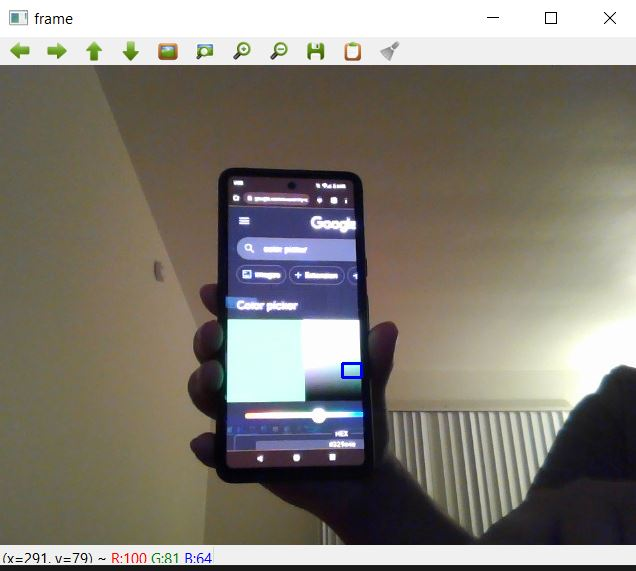
#> input picture color_picker_high_bright.JPG, 636 x 571 px, given in place of the camera
$ python cv_test.py
#> lines starting #> are read from the running program, lines starting #| are printed output that depends on the picture; after the words box and inside, x2 and y2 are one past the last pixel; in counts of white or black regions, pixels touching at a corner belong together
"""
The bulk of this code was taken from the Color Spaces tutorial where the object tracking
was described. From this I also saw some examples of using contours after initially
applying a black/white threshold as seen on lines 28-29. This essentially further contrasts
the mask and applies contours around anything that matches the specified color range.
Lastly, I look for the largest contour by area and apply a bounding box around it to track
the largest object that is within our specified color range.
"""

import cv2 as cv
import numpy as np

cap = cv.VideoCapture(0)
width = cap.get(3)
height = cap.get(4)

while(1):
    # Take each frame
    _, frame = cap.read()
#> frame is the input picture: shape (571, 636, 3); mean B, G, R 116.4, 125.2, 129.9


    # Convert BGR to HSV
    hsv = cv.cvtColor(frame, cv.COLOR_BGR2HSV)
#> hsv: shape (571, 636, 3); mean H, S, V 42.8, 56.9, 134.9
    # define range of blue color in HSV

    lower_hsv = np.array([36, 50, 70])
    upper_hsv= np.array([89, 255, 255])
    # Threshold the HSV image
    mask = cv.inRange(hsv, lower_hsv, upper_hsv)
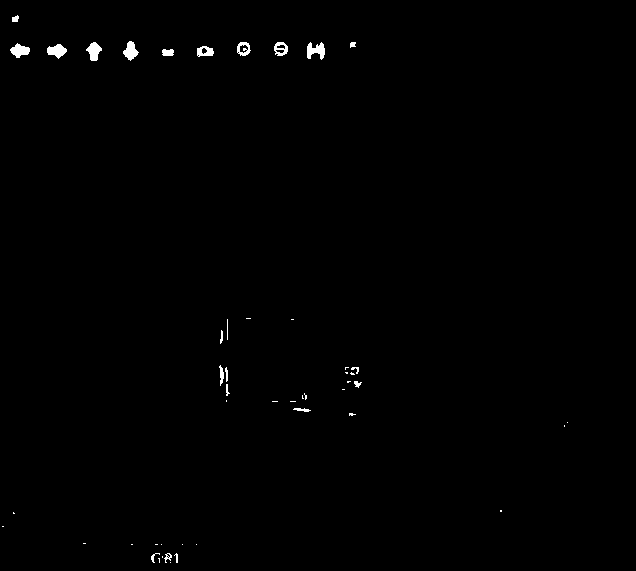
#> mask: shape (571, 636); 0.52% white; 49 white regions (27 under 20 px)

    _,thresh = cv.threshold(mask,127,255,0)
    contours, hierarchy = cv.findContours(thresh, cv.RETR_TREE, cv.CHAIN_APPROX_SIMPLE)
#> contours = 58 contours, 40 with area under 20; largest, box (x1, y1, x2, y2) and area: (307, 42, 325, 60) 162, (47, 44, 67, 59) 160, (86, 42, 102, 61) 159, (123, 41, 139, 61) 157, (10, 43, 30, 58) 156

    if len(contours):
        cont = max(contours, key=cv.contourArea)
#> cont = contour of 35 points, box (x1, y1, x2, y2) (307, 42, 325, 60), area 162
        x,y,w,h = cv.boundingRect(cont)
#> x = 307; y = 42; w = 18; h = 18
        cv.rectangle(frame,(x,y),(x+w,y+h),(255,0,0),2)
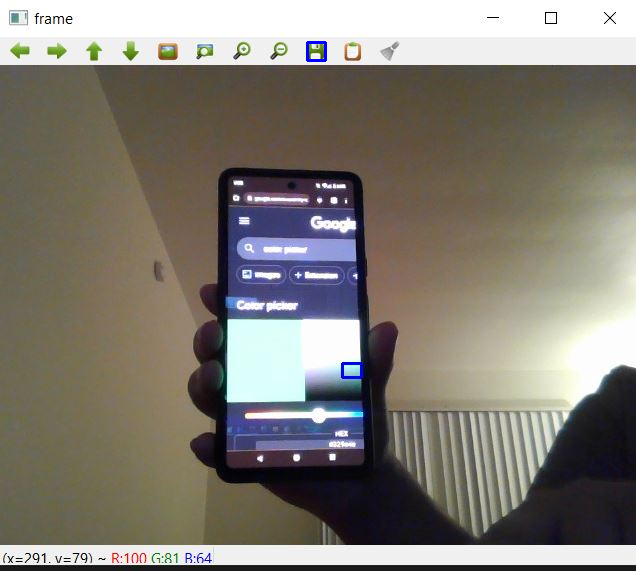
#> frame: shape (571, 636, 3); 0.06% of pixels changed, all inside (x1, y1, x2, y2) = (306, 41, 327, 62)

    cv.imshow('frame',frame)

    k = cv.waitKey(5) & 0xFF
#> (key Esc is pressed here)
    if k == 27:
        break

cv.destroyAllWindows()

$ run again, on color_picker_moderate_bright.JPG
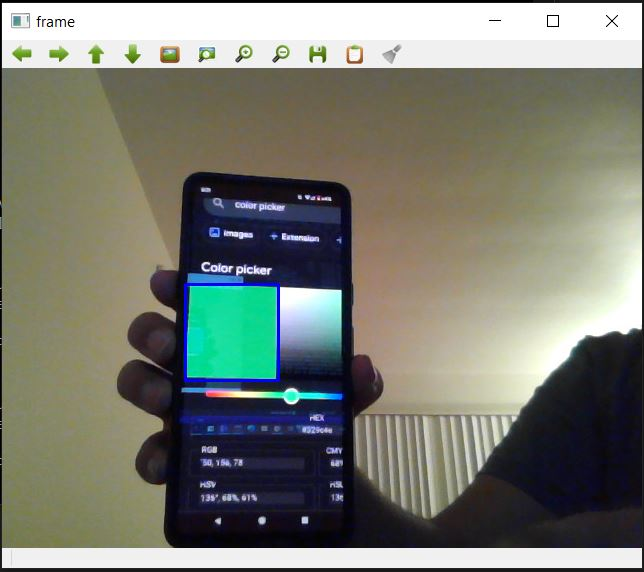
#> input picture color_picker_moderate_bright.JPG, 644 x 572 px, given in place of the camera
#> frame is the input picture: shape (572, 644, 3); mean B, G, R 114.7, 124.9, 122.2
#> hsv: shape (572, 644, 3); mean H, S, V 51.2, 66.8, 133.3
#> `mask = cv.inRange(hsv, lower_hsv, upper_hsv)`:
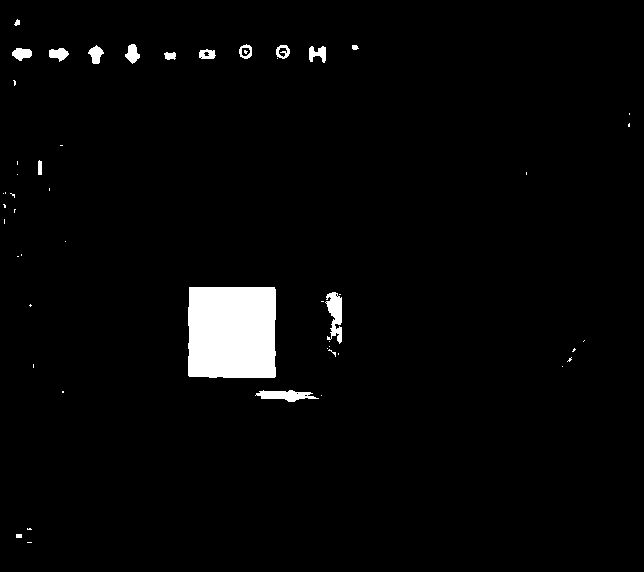
#> mask: shape (572, 644); 2.8% white; 52 white regions (36 under 20 px)
#> contours = 61 contours, 45 with area under 20; largest, box (x1, y1, x2, y2) and area: (188, 287, 276, 378) 7716, (325, 292, 342, 344) 444, (255, 390, 319, 402) 374, (125, 44, 140, 64) 159, (12, 48, 32, 61) 158
#> cont = contour of 32 points, box (x1, y1, x2, y2) (188, 287, 276, 378), area 7716
#> x = 188; y = 287; w = 88; h = 91
#> `cv.rectangle(frame,(x,y),(x+w,y+h),(255,0,0),2)`:
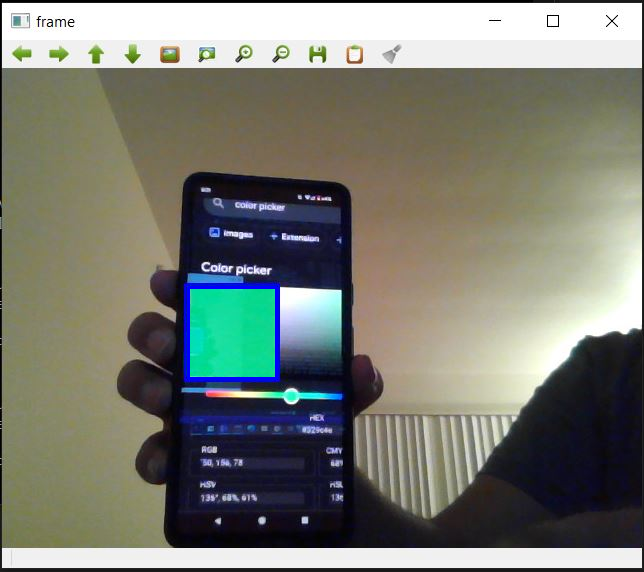
#> frame: shape (572, 644, 3); 0.29% of pixels changed, all inside (x1, y1, x2, y2) = (187, 286, 278, 380)

$ run again, on cup_kmeans_high_bright.JPG
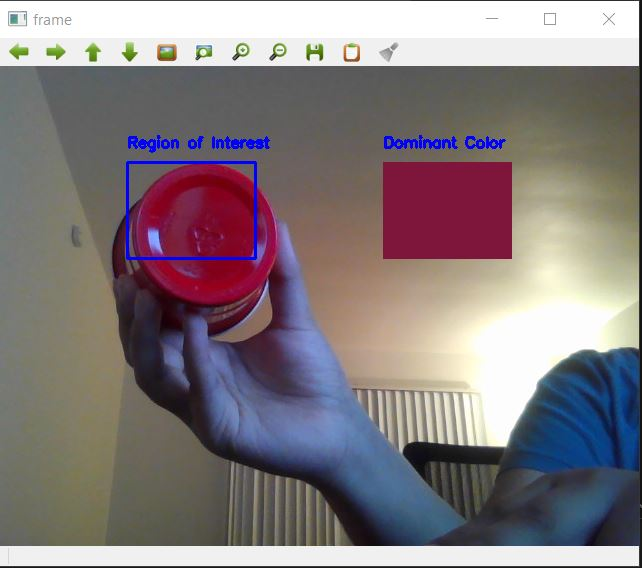
#> input picture cup_kmeans_high_bright.JPG, 642 x 568 px, given in place of the camera
#> frame is the input picture: shape (568, 642, 3); mean B, G, R 126.3, 123.2, 132.4
#> hsv: shape (568, 642, 3); mean H, S, V 59.8, 62.5, 143.2
#> `mask = cv.inRange(hsv, lower_hsv, upper_hsv)`:
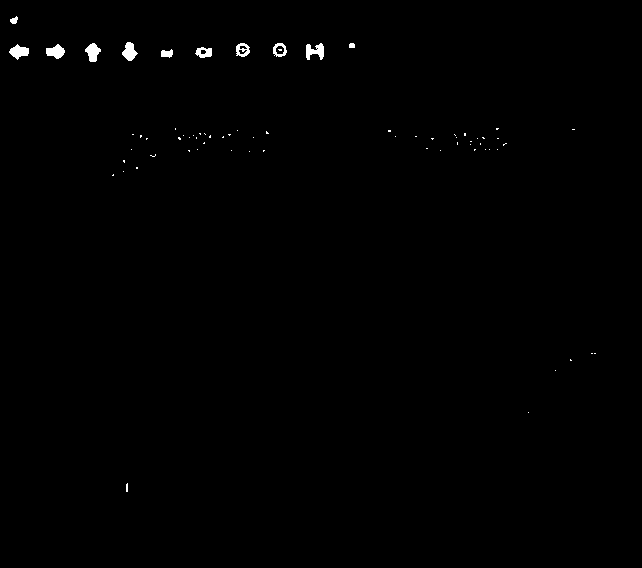
#> mask: shape (568, 642); 0.44% white; 70 white regions (59 under 20 px)
#> contours = 75 contours, 61 with area under 20; largest, box (x1, y1, x2, y2) and area: (85, 43, 101, 62) 162, (122, 42, 138, 61) 162, (9, 44, 29, 60) 162, (46, 44, 65, 59) 158, (306, 43, 324, 60) 158
#> cont = contour of 24 points, box (x1, y1, x2, y2) (85, 43, 101, 62), area 162
#> x = 85; y = 43; w = 16; h = 19
#> `cv.rectangle(frame,(x,y),(x+w,y+h),(255,0,0),2)`:
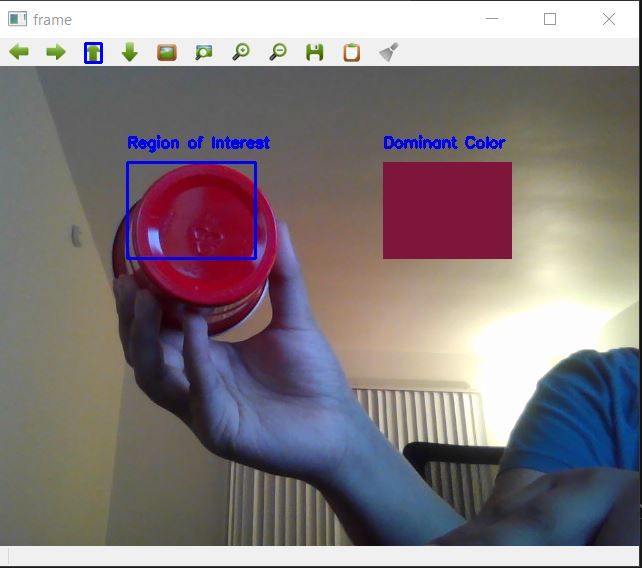
#> frame: shape (568, 642, 3); 0.06% of pixels changed, all inside (x1, y1, x2, y2) = (84, 42, 103, 64)
